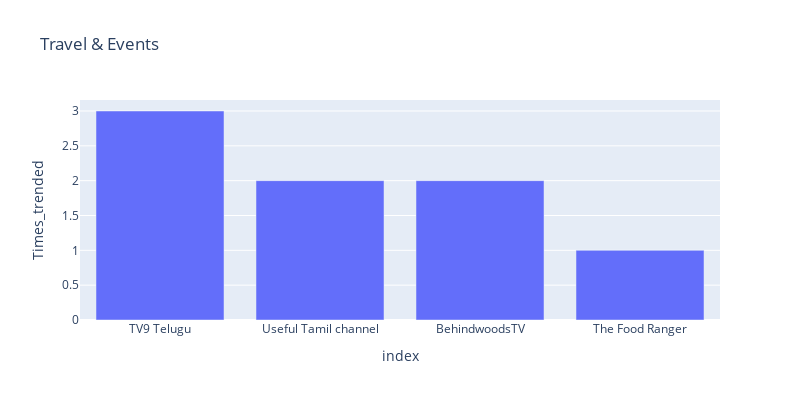

Notebook code cell kept with this figure:
### Code cell
top_channels_categoryWise(videos_with_cat,cat_names)

### Figure 1 — Plotly figure (JSON) as saved in the notebook; plotly's stock layout.template omitted (floating-point values rounded to 4 significant figures)
{"data": [{"alignmentgroup": "True", "hovertemplate": "index=%{x}<br>Times_trended=%{y}<extra></extra>", "legendgroup": "", "marker": {"color": "#636efa", "pattern": {"shape": ""}}, "name": "", "offsetgroup": "", "orientation": "v", "showlegend": false, "textposition": "auto", "type": "bar", "x": ["TV9 Telugu", "Useful Tamil channel", "BehindwoodsTV", "The Food Ranger"], "xaxis": "x", "y": [3, 2, 2, 1], "yaxis": "y"}], "layout": {"barmode": "relative", "height": 400, "legend": {"tracegroupgap": 0}, "title": {"text": "Travel & Events"}, "width": 800, "xaxis": {"anchor": "y", "domain": [0.0, 1.0], "title": {"text": "index"}}, "yaxis": {"anchor": "x", "domain": [0.0, 1.0], "title": {"text": "Times_trended"}}}}
